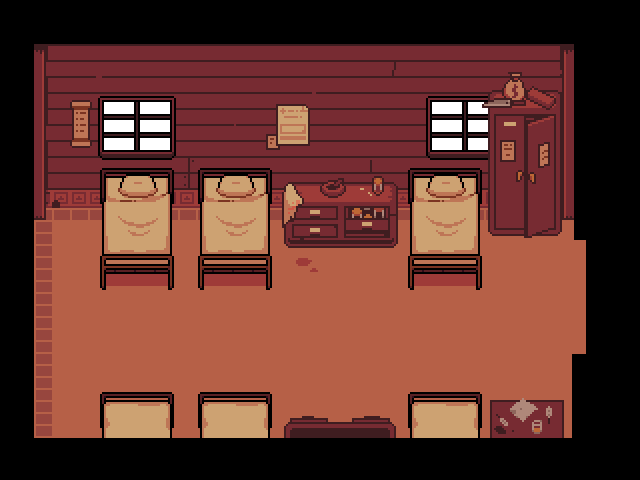

A 2D game scene composited from a Tiled map and its tileset images. What follows is a short description and the map's XML, with every tile layer's data as written:
An orthogonal 16x12 tile map with 40x40 px tiles, 3 tile layers (Tile Layer 1, Tile Layer 2, Tile Layer 3) and 19 objects (10x interactable, transition, npc, right, spawn).

<map version="1.10" tiledversion="1.10.2" orientation="orthogonal" renderorder="right-down" width="16" height="12" tilewidth="40" tileheight="40" infinite="0" nextlayerid="7" nextobjectid="20">
 <editorsettings>
  <export target="37_hospital.lua" format="lua" />
 </editorsettings>
 <properties>
  <property name="light" type="bool" value="true" />
  <property name="music" value="undertale_yellow/the_wild_east_hospital" />
  <property name="name" value="Wild East - Hospital" />
 </properties>
 <tileset firstgid="1" source="../../tilesets/wild_east_buildings_inside.tsx" />
 <layer id="1" name="Tile Layer 1" width="16" height="12">
  <data encoding="csv">
0,0,0,0,0,0,0,0,0,0,0,0,0,0,0,0,
0,0,0,0,0,0,0,0,0,0,0,0,0,0,0,0,
0,0,0,0,0,0,0,0,0,0,0,0,0,0,0,0,
0,0,0,0,0,0,0,0,0,0,0,0,0,0,0,0,
0,0,0,0,0,0,0,0,0,0,0,0,0,0,0,0,
0,0,0,0,0,0,0,0,0,0,0,0,0,0,0,0,
0,0,0,0,0,0,0,0,0,0,0,0,0,0,0,0,
0,0,0,0,0,0,0,0,0,0,0,0,0,0,0,0,
0,0,0,0,0,0,0,0,0,0,0,0,0,0,0,0,
0,0,0,0,0,0,0,0,0,0,0,0,0,0,0,0,
0,0,0,0,0,0,0,0,0,0,0,0,0,0,0,0,
16,0,0,0,0,0,0,0,0,0,0,0,0,0,0,0
</data>
 </layer>
 <layer id="2" name="Tile Layer 2" width="16" height="12" offsetx="-6" offsety="-6">
  <data encoding="csv">
0,0,0,0,0,0,0,0,0,0,0,0,0,0,0,0,
0,0,0,0,0,0,0,0,0,0,0,0,0,0,0,0,
0,0,0,0,0,0,0,0,0,0,0,0,0,0,0,0,
0,0,0,0,0,0,0,0,0,0,0,0,0,0,0,0,
0,0,0,0,0,0,0,0,0,0,0,0,0,0,0,0,
0,0,0,0,0,0,0,0,0,0,0,0,0,0,0,0,
0,0,0,0,0,0,0,0,0,0,0,0,0,0,0,0,
0,0,18,0,0,0,0,0,0,0,0,0,0,0,0,0,
0,0,0,0,0,0,0,0,0,0,0,0,0,0,0,0,
0,0,0,0,0,0,0,0,0,0,0,0,0,0,0,0,
0,0,0,0,0,0,0,0,0,0,0,0,0,0,0,0,
0,0,0,0,0,0,0,0,0,0,0,0,0,0,0,0
</data>
 </layer>
 <objectgroup id="3" name="collision">
  <object id="1" x="34" y="438" width="538" height="42" />
  <object id="2" x="34" y="166" width="540" height="42" />
  <object id="3" x="0" y="166" width="34" height="314" />
  <object id="4" x="572" y="354" width="68" height="126" />
  <object id="5" x="574" y="166" width="66" height="74" />
 </objectgroup>
 <objectgroup id="4" name="objects">
  <object id="6" name="transition" x="574" y="240" width="66" height="114">
   <properties>
    <property name="map" value="dunes/37" />
    <property name="marker" value="hospital" />
   </properties>
  </object>
  <object id="7" name="interactable" x="408" y="208" width="74" height="82">
   <properties>
    <property name="solid" type="bool" value="true" />
    <property name="text1">* (A nap sounds nice...[wait:5]
taken anywhere but here.)</property>
   </properties>
  </object>
  <object id="8" name="interactable" x="198" y="208" width="74" height="82">
   <properties>
    <property name="solid" type="bool" value="true" />
    <property name="text1">* (A nap sounds nice...[wait:5]
taken anywhere but here.)</property>
   </properties>
  </object>
  <object id="9" name="interactable" x="100" y="208" width="74" height="82">
   <properties>
    <property name="solid" type="bool" value="true" />
    <property name="text1">* (A nap sounds nice...[wait:5]
taken anywhere but here.)</property>
   </properties>
  </object>
  <object id="10" name="interactable" x="100" y="400" width="74" height="38">
   <properties>
    <property name="solid" type="bool" value="true" />
    <property name="text1">* (A nap sounds nice...[wait:5]
taken anywhere but here.)</property>
   </properties>
  </object>
  <object id="11" name="interactable" x="198" y="400" width="74" height="38">
   <properties>
    <property name="solid" type="bool" value="true" />
    <property name="text1">* (A nap sounds nice...[wait:5]
taken anywhere but here.)</property>
   </properties>
  </object>
  <object id="12" name="interactable" x="408" y="400" width="74" height="38">
   <properties>
    <property name="solid" type="bool" value="true" />
    <property name="text1">* (A nap sounds nice...[wait:5]
taken anywhere but here.)</property>
   </properties>
  </object>
  <object id="13" name="interactable" x="282" y="208" width="116" height="40">
   <properties>
    <property name="solid" type="bool" value="true" />
    <property name="text1">* (Several odd smells seep
from the dresser.)</property>
    <property name="text2">* (You decide not to inspect
it further.)</property>
   </properties>
  </object>
  <object id="14" name="interactable" x="488" y="208" width="74" height="28">
   <properties>
    <property name="solid" type="bool" value="true" />
    <property name="text1">* (A closet with some cleaning
supplies inside.)</property>
    <property name="text2" value="* (They all look brand new.)" />
   </properties>
  </object>
  <object id="15" name="interactable" x="490" y="400" width="74" height="38">
   <properties>
    <property name="solid" type="bool" value="true" />
    <property name="text1">* (You don't know what you're
looking at,[wait:5] but it's probably
dangerous.)</property>
   </properties>
  </object>
  <object id="16" name="interactable" x="284" y="422" width="112" height="16">
   <properties>
    <property name="solid" type="bool" value="true" />
    <property name="text1">* (The drawers are filled with
clean...[wait:5]ish sheets and
pillowcases.)</property>
   </properties>
  </object>
  <object id="19" name="npc" x="97" y="330">
   <properties>
    <property name="actor" value="wild_east_doc" />
    <property name="cutscene" value="wildeast_hospital.doc" />
   </properties>
   <point />
  </object>
 </objectgroup>
 <objectgroup id="5" name="markers">
  <object id="17" name="right" x="534" y="297">
   <point />
  </object>
  <object id="18" name="spawn" x="340" y="320">
   <point />
  </object>
 </objectgroup>
 <layer id="6" name="Tile Layer 3" width="16" height="12" offsetx="20" offsety="0">
  <data encoding="csv">
0,0,0,0,0,0,0,0,0,0,0,0,0,0,0,0,
0,0,0,0,0,0,0,0,0,0,0,0,0,0,0,0,
0,0,0,0,0,0,0,0,0,0,0,0,0,0,0,0,
0,0,0,0,0,0,0,0,0,0,0,0,0,0,0,0,
0,0,0,0,0,0,0,0,0,0,0,0,0,0,0,0,
0,0,0,0,0,0,0,0,0,0,0,0,0,0,0,0,
0,0,0,0,0,0,0,0,0,0,0,0,0,0,0,0,
0,0,0,0,0,0,0,0,0,0,0,0,0,0,0,0,
0,0,0,0,0,0,0,0,0,0,0,0,0,0,0,0,
0,0,0,0,0,0,0,0,0,0,0,0,0,0,0,0,
0,0,17,0,0,0,0,0,0,0,0,0,0,0,0,0,
0,0,0,0,0,0,0,0,0,0,0,0,0,0,0,0
</data>
 </layer>
</map>
